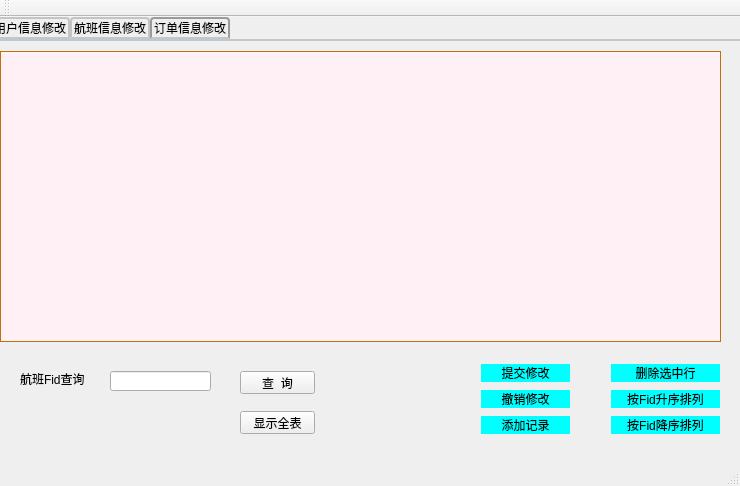
<?xml version="1.0" encoding="UTF-8"?>
<ui version="4.0">
 <class>MainWindow</class>
 <widget class="QMainWindow" name="MainWindow">
  <property name="geometry">
   <rect>
    <x>0</x>
    <y>0</y>
    <width>740</width>
    <height>486</height>
   </rect>
  </property>
  <property name="windowTitle">
   <string>MainWindow</string>
  </property>
  <widget class="QWidget" name="centralWidget">
   <widget class="QTabWidget" name="tabWidget">
    <property name="geometry">
     <rect>
      <x>-10</x>
      <y>0</y>
      <width>751</width>
      <height>441</height>
     </rect>
    </property>
    <property name="styleSheet">
     <string notr="true">QTabWidget::pane { /* The tab widget frame */
    border-top: 2px solid #C2C7CB;
    position: absolute;
    top: -0.5em;
}

QTabWidget::tab-bar {
    alignment: center;
}

/* Style the tab using the tab sub-control. Note that
    it reads QTabBar _not_ QTabWidget */
QTabBar::tab {
    background: qlineargradient(x1: 0, y1: 0, x2: 0, y2: 1,
                                stop: 0 #E1E1E1, stop: 0.4 #DDDDDD,
                                stop: 0.5 #D8D8D8, stop: 1.0 #D3D3D3);
    border: 2px solid #C4C4C3;
    border-bottom-color: #C2C7CB; /* same as the pane color */
    border-top-left-radius: 4px;
    border-top-right-radius: 4px;
    min-width: 8ex;
    padding: 2px;
}

QTabBar::tab:selected, QTabBar::tab:hover {
    background: qlineargradient(x1: 0, y1: 0, x2: 0, y2: 1,
                                stop: 0 #fafafa, stop: 0.4 #f4f4f4,
                                stop: 0.5 #e7e7e7, stop: 1.0 #fafafa);
}

QTabBar::tab:selected {
    border-color: #9B9B9B;
    border-bottom-color: #C2C7CB; /* same as pane color */
}</string>
    </property>
    <property name="currentIndex">
     <number>2</number>
    </property>
    <widget class="QWidget" name="tab_3">
     <attribute name="title">
      <string>用户信息修改</string>
     </attribute>
     <widget class="QTableView" name="tableView">
      <property name="geometry">
       <rect>
        <x>10</x>
        <y>10</y>
        <width>721</width>
        <height>291</height>
       </rect>
      </property>
      <property name="styleSheet">
       <string notr="true">
QTableView{
	 
    color: rgb(0, 0, 0);
    border: 1px solid #C07010;          /*边框颜色*/
    gridline-color:#C07010;             /*grid线颜色*/
    background-color: rgb(255, 240 ,245);
    alternate-background-color: rgb(200, 200, 200); /*行交替颜色*/
    selection-background-color: rgb(130, 190, 100); /*选中行背景颜色*/
}
QTableView::item:selected{
        color:white;
        background:rgb(34, 175, 75);    
}
QTableView::item:!alternate:!selected{
    background-color: rgb(220, 220, 220);    /*交替行的另一颜色*/
}
QHeaderView{background:skyblue;}</string>
      </property>
     </widget>
     <widget class="QLabel" name="label">
      <property name="geometry">
       <rect>
        <x>60</x>
        <y>320</y>
        <width>54</width>
        <height>12</height>
       </rect>
      </property>
      <property name="text">
       <string>姓名：</string>
      </property>
     </widget>
     <widget class="QLineEdit" name="lineEdit">
      <property name="geometry">
       <rect>
        <x>110</x>
        <y>320</y>
        <width>141</width>
        <height>20</height>
       </rect>
      </property>
     </widget>
     <widget class="QPushButton" name="pushButton_5">
      <property name="geometry">
       <rect>
        <x>260</x>
        <y>320</y>
        <width>75</width>
        <height>23</height>
       </rect>
      </property>
      <property name="styleSheet">
       <string notr="true"> border-style:solid;  
       background: transparent;  
       background-color: rgb(220, 220 ,220); 
         font: 12pt &quot;微软雅黑&quot;;
        
        border-radius: 10px;  
</string>
      </property>
      <property name="text">
       <string>查  询</string>
      </property>
     </widget>
     <widget class="QPushButton" name="pushButton_6">
      <property name="geometry">
       <rect>
        <x>250</x>
        <y>360</y>
        <width>75</width>
        <height>23</height>
       </rect>
      </property>
      <property name="styleSheet">
       <string notr="true"> border-style:solid;  
       background: transparent;  
       background-color: rgb(220, 220 ,220); 
         font: 12pt &quot;微软雅黑&quot;;
        
        border-radius: 10px;  
</string>
      </property>
      <property name="text">
       <string>显示全表</string>
      </property>
     </widget>
     <widget class="QWidget" name="verticalLayoutWidget">
      <property name="geometry">
       <rect>
        <x>620</x>
        <y>310</y>
        <width>120</width>
        <height>97</height>
       </rect>
      </property>
      <layout class="QVBoxLayout" name="verticalLayout">
       <item>
        <widget class="QPushButton" name="pushButton_4">
         <property name="styleSheet">
          <string notr="true"> border-style:solid;  
       background: transparent;  
       background-color:rgb(0, 255, 255); 
         font: 12pt &quot;微软雅黑&quot;;
        
        border-radius: 10px;  
</string>
         </property>
         <property name="text">
          <string>删除选中行</string>
         </property>
        </widget>
       </item>
       <item>
        <widget class="QPushButton" name="pushButton_7">
         <property name="styleSheet">
          <string notr="true"> border-style:solid;  
       background: transparent;  
       background-color:rgb(0, 255, 255); 
         font: 12pt &quot;微软雅黑&quot;;
        
        border-radius: 10px;  
</string>
         </property>
         <property name="text">
          <string>按id升序排列</string>
         </property>
        </widget>
       </item>
       <item>
        <widget class="QPushButton" name="pushButton_8">
         <property name="styleSheet">
          <string notr="true"> border-style:solid;  
       background: transparent;  
       background-color:rgb(0, 255, 255); 
         font: 12pt &quot;微软雅黑&quot;;
        
        border-radius: 10px;  
</string>
         </property>
         <property name="text">
          <string>按id降序排列</string>
         </property>
        </widget>
       </item>
      </layout>
     </widget>
     <widget class="QWidget" name="verticalLayoutWidget_6">
      <property name="geometry">
       <rect>
        <x>490</x>
        <y>310</y>
        <width>101</width>
        <height>97</height>
       </rect>
      </property>
      <layout class="QVBoxLayout" name="verticalLayout_6">
       <item>
        <widget class="QPushButton" name="pushButton">
         <property name="styleSheet">
          <string notr="true"> border-style:solid;  
       background: transparent;  
       background-color:rgb(0, 255, 255); 
         font: 12pt &quot;微软雅黑&quot;;
        
        border-radius: 10px;  
</string>
         </property>
         <property name="text">
          <string>提交修改</string>
         </property>
        </widget>
       </item>
       <item>
        <widget class="QPushButton" name="pushButton_2">
         <property name="styleSheet">
          <string notr="true"> border-style:solid;  
       background: transparent;  
       background-color:rgb(0, 255, 255); 
         font: 12pt &quot;微软雅黑&quot;;
        
        border-radius: 10px;  
</string>
         </property>
         <property name="text">
          <string>撤销修改</string>
         </property>
        </widget>
       </item>
       <item>
        <widget class="QPushButton" name="pushButton_3">
         <property name="styleSheet">
          <string notr="true"> border-style:solid;  
       background: transparent;  
       background-color:rgb(0, 255, 255); 
         font: 12pt &quot;微软雅黑&quot;;
        
        border-radius: 10px;  
</string>
         </property>
         <property name="text">
          <string>添加记录</string>
         </property>
        </widget>
       </item>
      </layout>
     </widget>
     <widget class="QLabel" name="label_4">
      <property name="geometry">
       <rect>
        <x>20</x>
        <y>350</y>
        <width>181</width>
        <height>31</height>
       </rect>
      </property>
      <property name="styleSheet">
       <string notr="true">border-image: url(:/images/logo_l.png);</string>
      </property>
      <property name="text">
       <string/>
      </property>
     </widget>
    </widget>
    <widget class="QWidget" name="tab_2">
     <attribute name="title">
      <string>航班信息修改</string>
     </attribute>
     <widget class="QTableView" name="tableView_2">
      <property name="geometry">
       <rect>
        <x>10</x>
        <y>10</y>
        <width>731</width>
        <height>301</height>
       </rect>
      </property>
      <property name="styleSheet">
       <string notr="true">
QTableView{
	 
    color: rgb(0, 0, 0);
    border: 1px solid #C07010;          /*边框颜色*/
    gridline-color:#C07010;             /*grid线颜色*/
    background-color: rgb(255, 240 ,245);
    alternate-background-color: rgb(200, 200, 200); /*行交替颜色*/
    selection-background-color: rgb(130, 190, 100); /*选中行背景颜色*/
}
QTableView::item:selected{
        color:white;
        background:rgb(34, 175, 75);    
}
QTableView::item:!alternate:!selected{
    background-color: rgb(220, 220, 220);    /*交替行的另一颜色*/
}
QHeaderView{background:skyblue;}</string>
      </property>
     </widget>
     <widget class="QWidget" name="verticalLayoutWidget_2">
      <property name="geometry">
       <rect>
        <x>620</x>
        <y>320</y>
        <width>131</width>
        <height>97</height>
       </rect>
      </property>
      <layout class="QVBoxLayout" name="verticalLayout_2">
       <item>
        <widget class="QPushButton" name="pushButton_12">
         <property name="styleSheet">
          <string notr="true"> border-style:solid;  
       background: transparent;  
       background-color:rgb(0, 255, 255); 
         font: 12pt &quot;微软雅黑&quot;;
        
        border-radius: 10px;  
</string>
         </property>
         <property name="text">
          <string>删除选中行</string>
         </property>
        </widget>
       </item>
       <item>
        <widget class="QPushButton" name="pushButton_13">
         <property name="styleSheet">
          <string notr="true"> border-style:solid;  
       background: transparent;  
       background-color:rgb(0, 255, 255); 
         font: 12pt &quot;微软雅黑&quot;;
        
        border-radius: 10px;  
</string>
         </property>
         <property name="text">
          <string>按Fid升序排列</string>
         </property>
        </widget>
       </item>
       <item>
        <widget class="QPushButton" name="pushButton_14">
         <property name="styleSheet">
          <string notr="true"> border-style:solid;  
       background: transparent;  
       background-color:rgb(0, 255, 255); 
         font: 12pt &quot;微软雅黑&quot;;
        
        border-radius: 10px;  
</string>
         </property>
         <property name="text">
          <string>按Fid降序排列</string>
         </property>
        </widget>
       </item>
      </layout>
     </widget>
     <widget class="QPushButton" name="pushButton_15">
      <property name="geometry">
       <rect>
        <x>250</x>
        <y>330</y>
        <width>75</width>
        <height>23</height>
       </rect>
      </property>
      <property name="text">
       <string>查  询</string>
      </property>
     </widget>
     <widget class="QPushButton" name="pushButton_16">
      <property name="geometry">
       <rect>
        <x>250</x>
        <y>360</y>
        <width>75</width>
        <height>23</height>
       </rect>
      </property>
      <property name="text">
       <string>显示全表</string>
      </property>
     </widget>
     <widget class="QLineEdit" name="lineEdit_2">
      <property name="geometry">
       <rect>
        <x>100</x>
        <y>330</y>
        <width>141</width>
        <height>20</height>
       </rect>
      </property>
     </widget>
     <widget class="QLabel" name="label_2">
      <property name="geometry">
       <rect>
        <x>40</x>
        <y>340</y>
        <width>54</width>
        <height>12</height>
       </rect>
      </property>
      <property name="text">
       <string>航班Fid号</string>
      </property>
     </widget>
     <widget class="QWidget" name="verticalLayoutWidget_5">
      <property name="geometry">
       <rect>
        <x>500</x>
        <y>320</y>
        <width>101</width>
        <height>97</height>
       </rect>
      </property>
      <layout class="QVBoxLayout" name="verticalLayout_5">
       <item>
        <widget class="QPushButton" name="pushButton_9">
         <property name="styleSheet">
          <string notr="true"> border-style:solid;  
       background: transparent;  
       background-color:rgb(0, 255, 255); 
         font: 12pt &quot;微软雅黑&quot;;
        
        border-radius: 10px;  
</string>
         </property>
         <property name="text">
          <string>提交修改</string>
         </property>
        </widget>
       </item>
       <item>
        <widget class="QPushButton" name="pushButton_11">
         <property name="styleSheet">
          <string notr="true"> border-style:solid;  
       background: transparent;  
       background-color:rgb(0, 255, 255); 
         font: 12pt &quot;微软雅黑&quot;;
        
        border-radius: 10px;  
</string>
         </property>
         <property name="text">
          <string>添加记录</string>
         </property>
        </widget>
       </item>
       <item>
        <widget class="QPushButton" name="pushButton_10">
         <property name="styleSheet">
          <string notr="true"> border-style:solid;  
       background: transparent;  
       background-color:rgb(0, 255, 255); 
         font: 12pt &quot;微软雅黑&quot;;
        
        border-radius: 10px;  
</string>
         </property>
         <property name="text">
          <string>撤销修改</string>
         </property>
        </widget>
       </item>
      </layout>
     </widget>
     <widget class="QLabel" name="label_5">
      <property name="geometry">
       <rect>
        <x>20</x>
        <y>360</y>
        <width>181</width>
        <height>31</height>
       </rect>
      </property>
      <property name="styleSheet">
       <string notr="true">border-image: url(:/images/logo_l.png);</string>
      </property>
      <property name="text">
       <string/>
      </property>
     </widget>
    </widget>
    <widget class="QWidget" name="tab">
     <attribute name="title">
      <string>订单信息修改</string>
     </attribute>
     <widget class="QTableView" name="tableView_3">
      <property name="geometry">
       <rect>
        <x>10</x>
        <y>10</y>
        <width>721</width>
        <height>291</height>
       </rect>
      </property>
      <property name="styleSheet">
       <string notr="true">
QTableView{
	 
    color: rgb(0, 0, 0);
    border: 1px solid #C07010;          /*边框颜色*/
    gridline-color:#C07010;             /*grid线颜色*/
    background-color: rgb(255, 240 ,245);
    alternate-background-color: rgb(200, 200, 200); /*行交替颜色*/
    selection-background-color: rgb(130, 190, 100); /*选中行背景颜色*/
}

QTableView::item:!alternate:!selected{
    background-color: rgb(220, 220, 220);    /*交替行的另一颜色*/
}
QTableView::item:selected{
        color:white;
        background:rgb(34, 175, 75);    
}
QHeaderView{background:skyblue;}</string>
      </property>
     </widget>
     <widget class="QWidget" name="verticalLayoutWidget_3">
      <property name="geometry">
       <rect>
        <x>610</x>
        <y>310</y>
        <width>131</width>
        <height>97</height>
       </rect>
      </property>
      <layout class="QVBoxLayout" name="verticalLayout_3">
       <item>
        <widget class="QPushButton" name="pushButton_20">
         <property name="styleSheet">
          <string notr="true"> border-style:solid;  
       background: transparent;  
       background-color:rgb(0, 255, 255); 
         font: 12pt &quot;微软雅黑&quot;;
        
        border-radius: 10px;  
</string>
         </property>
         <property name="text">
          <string>删除选中行</string>
         </property>
        </widget>
       </item>
       <item>
        <widget class="QPushButton" name="pushButton_21">
         <property name="styleSheet">
          <string notr="true"> border-style:solid;  
       background: transparent;  
       background-color:rgb(0, 255, 255); 
         font: 12pt &quot;微软雅黑&quot;;
        
        border-radius: 10px;  
</string>
         </property>
         <property name="text">
          <string>按Fid升序排列</string>
         </property>
        </widget>
       </item>
       <item>
        <widget class="QPushButton" name="pushButton_22">
         <property name="styleSheet">
          <string notr="true"> border-style:solid;  
       background: transparent;  
       background-color:rgb(0, 255, 255); 
         font: 12pt &quot;微软雅黑&quot;;
        
        border-radius: 10px;  
</string>
         </property>
         <property name="text">
          <string>按Fid降序排列</string>
         </property>
        </widget>
       </item>
      </layout>
     </widget>
     <widget class="QPushButton" name="pushButton_23">
      <property name="geometry">
       <rect>
        <x>250</x>
        <y>330</y>
        <width>75</width>
        <height>23</height>
       </rect>
      </property>
      <property name="text">
       <string>查  询</string>
      </property>
     </widget>
     <widget class="QPushButton" name="pushButton_24">
      <property name="geometry">
       <rect>
        <x>250</x>
        <y>370</y>
        <width>75</width>
        <height>23</height>
       </rect>
      </property>
      <property name="text">
       <string>显示全表</string>
      </property>
     </widget>
     <widget class="QLineEdit" name="lineEdit_3">
      <property name="geometry">
       <rect>
        <x>120</x>
        <y>330</y>
        <width>101</width>
        <height>20</height>
       </rect>
      </property>
     </widget>
     <widget class="QLabel" name="label_3">
      <property name="geometry">
       <rect>
        <x>30</x>
        <y>330</y>
        <width>71</width>
        <height>16</height>
       </rect>
      </property>
      <property name="text">
       <string>航班Fid查询</string>
      </property>
     </widget>
     <widget class="QWidget" name="verticalLayoutWidget_4">
      <property name="geometry">
       <rect>
        <x>480</x>
        <y>310</y>
        <width>111</width>
        <height>97</height>
       </rect>
      </property>
      <layout class="QVBoxLayout" name="verticalLayout_4">
       <item>
        <widget class="QPushButton" name="pushButton_17">
         <property name="styleSheet">
          <string notr="true"> border-style:solid;  
       background: transparent;  
       background-color:rgb(0, 255, 255); 
         font: 12pt &quot;微软雅黑&quot;;
        
        border-radius: 10px;  
</string>
         </property>
         <property name="text">
          <string>提交修改</string>
         </property>
        </widget>
       </item>
       <item>
        <widget class="QPushButton" name="pushButton_18">
         <property name="styleSheet">
          <string notr="true"> border-style:solid;  
       background: transparent;  
       background-color:rgb(0, 255, 255); 
         font: 12pt &quot;微软雅黑&quot;;
        
        border-radius: 10px;  
</string>
         </property>
         <property name="text">
          <string>撤销修改</string>
         </property>
        </widget>
       </item>
       <item>
        <widget class="QPushButton" name="pushButton_19">
         <property name="styleSheet">
          <string notr="true"> border-style:solid;  
       background: transparent;  
       background-color:rgb(0, 255, 255); 
         font: 12pt &quot;微软雅黑&quot;;
        
        border-radius: 10px;  
</string>
         </property>
         <property name="text">
          <string>添加记录</string>
         </property>
        </widget>
       </item>
      </layout>
     </widget>
     <widget class="QLabel" name="label_6">
      <property name="geometry">
       <rect>
        <x>20</x>
        <y>360</y>
        <width>181</width>
        <height>31</height>
       </rect>
      </property>
      <property name="styleSheet">
       <string notr="true">border-image: url(:/images/logo_l.png);</string>
      </property>
      <property name="text">
       <string/>
      </property>
     </widget>
    </widget>
   </widget>
  </widget>
  <widget class="QMenuBar" name="menuBar">
   <property name="geometry">
    <rect>
     <x>0</x>
     <y>0</y>
     <width>740</width>
     <height>26</height>
    </rect>
   </property>
  </widget>
  <widget class="QToolBar" name="mainToolBar">
   <attribute name="toolBarArea">
    <enum>TopToolBarArea</enum>
   </attribute>
   <attribute name="toolBarBreak">
    <bool>false</bool>
   </attribute>
  </widget>
  <widget class="QStatusBar" name="statusBar"/>
 </widget>
 <layoutdefault spacing="6" margin="11"/>
 <resources/>
 <connections/>
</ui>
